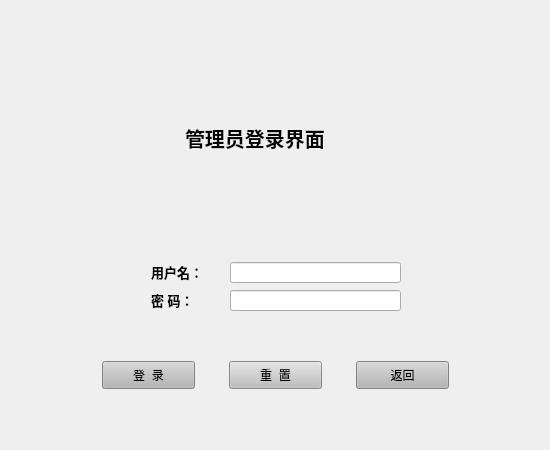
<?xml version="1.0" encoding="UTF-8"?>
<ui version="4.0">
 <class>ManageLogin</class>
 <widget class="QWidget" name="ManageLogin">
  <property name="geometry">
   <rect>
    <x>0</x>
    <y>0</y>
    <width>550</width>
    <height>450</height>
   </rect>
  </property>
  <property name="minimumSize">
   <size>
    <width>550</width>
    <height>450</height>
   </size>
  </property>
  <property name="maximumSize">
   <size>
    <width>550</width>
    <height>450</height>
   </size>
  </property>
  <property name="windowTitle">
   <string>Form</string>
  </property>
  <widget class="QLabel" name="label_2">
   <property name="geometry">
    <rect>
     <x>236</x>
     <y>171</y>
     <width>80</width>
     <height>80</height>
    </rect>
   </property>
   <property name="minimumSize">
    <size>
     <width>80</width>
     <height>80</height>
    </size>
   </property>
   <property name="maximumSize">
    <size>
     <width>80</width>
     <height>80</height>
    </size>
   </property>
   <property name="sizeIncrement">
    <size>
     <width>80</width>
     <height>80</height>
    </size>
   </property>
   <property name="text">
    <string/>
   </property>
   <property name="pixmap">
    <pixmap resource="Resource.qrc">:/Images/manager.png</pixmap>
   </property>
   <property name="scaledContents">
    <bool>true</bool>
   </property>
  </widget>
  <widget class="QWidget" name="widget" native="true">
   <property name="geometry">
    <rect>
     <x>0</x>
     <y>0</y>
     <width>551</width>
     <height>451</height>
    </rect>
   </property>
   <property name="styleSheet">
    <string notr="true">background-image: url(:/Images/bg3.png);</string>
   </property>
  </widget>
  <widget class="QLabel" name="lb_login">
   <property name="geometry">
    <rect>
     <x>185</x>
     <y>121</y>
     <width>182</width>
     <height>34</height>
    </rect>
   </property>
   <property name="font">
    <font>
     <family>Cambria</family>
     <pointsize>15</pointsize>
    </font>
   </property>
   <property name="text">
    <string>&lt;html&gt;&lt;head/&gt;&lt;body&gt;&lt;p&gt;&lt;span style=&quot; font-weight:600;&quot;&gt;管理员登录界面&lt;/span&gt;&lt;/p&gt;&lt;/body&gt;&lt;/html&gt;</string>
   </property>
  </widget>
  <widget class="QLabel" name="lb_pwd">
   <property name="geometry">
    <rect>
     <x>151</x>
     <y>290</y>
     <width>64</width>
     <height>19</height>
    </rect>
   </property>
   <property name="font">
    <font>
     <pointsize>10</pointsize>
    </font>
   </property>
   <property name="text">
    <string>&lt;html&gt;&lt;head/&gt;&lt;body&gt;&lt;p&gt;&lt;span style=&quot; font-weight:600;&quot;&gt;密    码：&lt;/span&gt;&lt;/p&gt;&lt;/body&gt;&lt;/html&gt;</string>
   </property>
  </widget>
  <widget class="QLabel" name="lb_user">
   <property name="geometry">
    <rect>
     <x>151</x>
     <y>262</y>
     <width>72</width>
     <height>19</height>
    </rect>
   </property>
   <property name="font">
    <font>
     <pointsize>10</pointsize>
    </font>
   </property>
   <property name="text">
    <string>&lt;html&gt;&lt;head/&gt;&lt;body&gt;&lt;p&gt;&lt;span style=&quot; font-weight:600;&quot;&gt;用户名：&lt;/span&gt;&lt;/p&gt;&lt;/body&gt;&lt;/html&gt;</string>
   </property>
  </widget>
  <widget class="QLabel" name="label">
   <property name="geometry">
    <rect>
     <x>76</x>
     <y>11</y>
     <width>400</width>
     <height>100</height>
    </rect>
   </property>
   <property name="maximumSize">
    <size>
     <width>400</width>
     <height>100</height>
    </size>
   </property>
   <property name="text">
    <string/>
   </property>
   <property name="pixmap">
    <pixmap>Images/log001.png</pixmap>
   </property>
   <property name="scaledContents">
    <bool>true</bool>
   </property>
  </widget>
  <widget class="QLineEdit" name="ted_user">
   <property name="geometry">
    <rect>
     <x>230</x>
     <y>262</y>
     <width>171</width>
     <height>21</height>
    </rect>
   </property>
  </widget>
  <widget class="QLineEdit" name="ted_pwd">
   <property name="geometry">
    <rect>
     <x>230</x>
     <y>290</y>
     <width>171</width>
     <height>21</height>
    </rect>
   </property>
  </widget>
  <widget class="QPushButton" name="pbn_back">
   <property name="geometry">
    <rect>
     <x>356</x>
     <y>361</y>
     <width>93</width>
     <height>28</height>
    </rect>
   </property>
   <property name="styleSheet">
    <string notr="true">background-color: rgb(181, 181, 181);</string>
   </property>
   <property name="text">
    <string>返回</string>
   </property>
  </widget>
  <widget class="QPushButton" name="ptn_reset">
   <property name="geometry">
    <rect>
     <x>229</x>
     <y>361</y>
     <width>93</width>
     <height>28</height>
    </rect>
   </property>
   <property name="styleSheet">
    <string notr="true">
background-color: rgb(191, 191, 191);</string>
   </property>
   <property name="text">
    <string>重  置</string>
   </property>
  </widget>
  <widget class="QPushButton" name="ptn_login">
   <property name="geometry">
    <rect>
     <x>102</x>
     <y>361</y>
     <width>93</width>
     <height>28</height>
    </rect>
   </property>
   <property name="styleSheet">
    <string notr="true">background-color: rgb(181, 181, 181);</string>
   </property>
   <property name="text">
    <string>登  录</string>
   </property>
  </widget>
  <zorder>widget</zorder>
  <zorder>lb_login</zorder>
  <zorder>pbn_back</zorder>
  <zorder>label_2</zorder>
  <zorder>lb_pwd</zorder>
  <zorder>lb_user</zorder>
  <zorder>ptn_reset</zorder>
  <zorder>ptn_login</zorder>
  <zorder>ted_user</zorder>
  <zorder>ted_pwd</zorder>
  <zorder>label</zorder>
 </widget>
 <resources>
  <include location="Resource.qrc"/>
 </resources>
 <connections/>
</ui>
